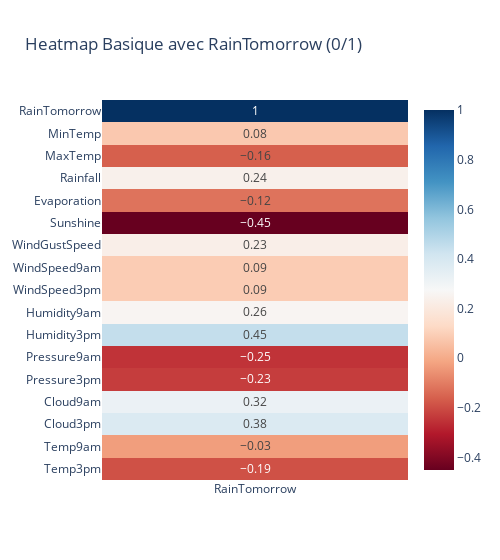

Write notebook code for a chart like this one.
### Code cell
df_all_raintomorrow = df_all.copy()

df_all_raintomorrow['RainTomorrow'].replace(to_replace = ['No', 'Yes'], value = [0, 1], inplace = True)

col = df_all_raintomorrow.pop('RainTomorrow')
df_all_raintomorrow.insert(0, 'RainTomorrow', col)

fig_all_raintomorrow = px.imshow(df_all_raintomorrow.corr().round(2)['RainTomorrow'].to_frame(), text_auto = True, aspect = 'square',
                                 color_continuous_scale='RdBu', title = 'Heatmap Basique avec RainTomorrow (0/1)',
                                 width = 500)
fig_all_raintomorrow.show()

# df_lau.corr().round(2)['RainTomorrow'].to_frame()

### Figure 1 — Plotly figure (JSON) as saved in the notebook; plotly's stock layout.template omitted (floating-point values rounded to 4 significant figures)
{"data": [{"coloraxis": "coloraxis", "hovertemplate": "x: %{x}<br>y: %{y}<br>color: %{z}<extra></extra>", "name": "0", "texttemplate": "%{z}", "type": "heatmap", "x": ["RainTomorrow"], "xaxis": "x", "y": ["RainTomorrow", "MinTemp", "MaxTemp", "Rainfall", "Evaporation", "Sunshine", "WindGustSpeed", "WindSpeed9am", "WindSpeed3pm", "Humidity9am", "Humidity3pm", "Pressure9am", "Pressure3pm", "Cloud9am", "Cloud3pm", "Temp9am", "Temp3pm"], "yaxis": "y", "z": [[1], [0.08], [-0.16], [0.24], [-0.12], [-0.45], [0.23], [0.09], [0.09], [0.26], [0.45], [-0.25], [-0.23], [0.32], [0.38], [-0.03], [-0.19]]}], "layout": {"coloraxis": {"colorscale": [[0, "rgb(103,0,31)"], [0.1, "rgb(178,24,43)"], [0.2, "rgb(214,96,77)"], [0.3, "rgb(244,165,130)"], [0.4, "rgb(253,219,199)"], [0.5, "rgb(247,247,247)"], [0.6, "rgb(209,229,240)"], [0.7, "rgb(146,197,222)"], [0.8, "rgb(67,147,195)"], [0.9, "rgb(33,102,172)"], [1, "rgb(5,48,97)"]]}, "title": {"text": "Heatmap Basique avec RainTomorrow (0/1)"}, "width": 500, "xaxis": {"anchor": "y", "domain": [0, 1]}, "yaxis": {"anchor": "x", "autorange": "reversed", "domain": [0, 1]}}}
